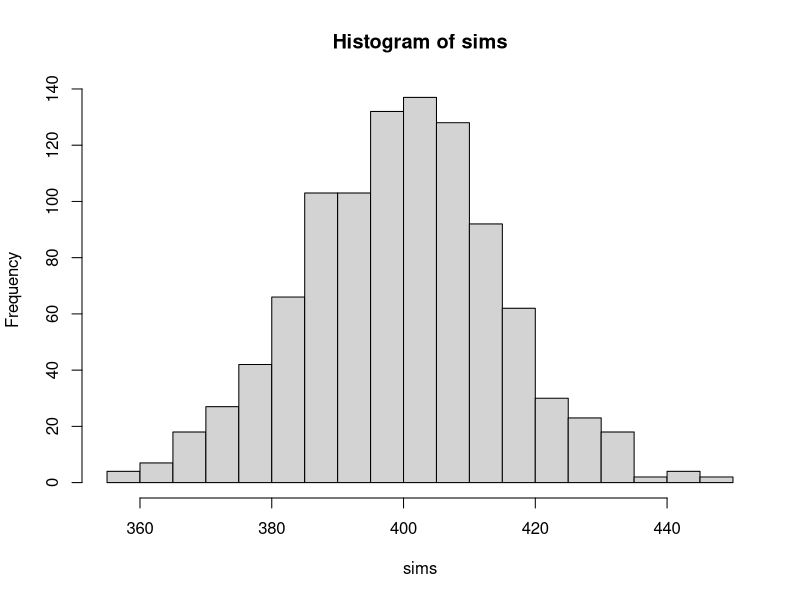
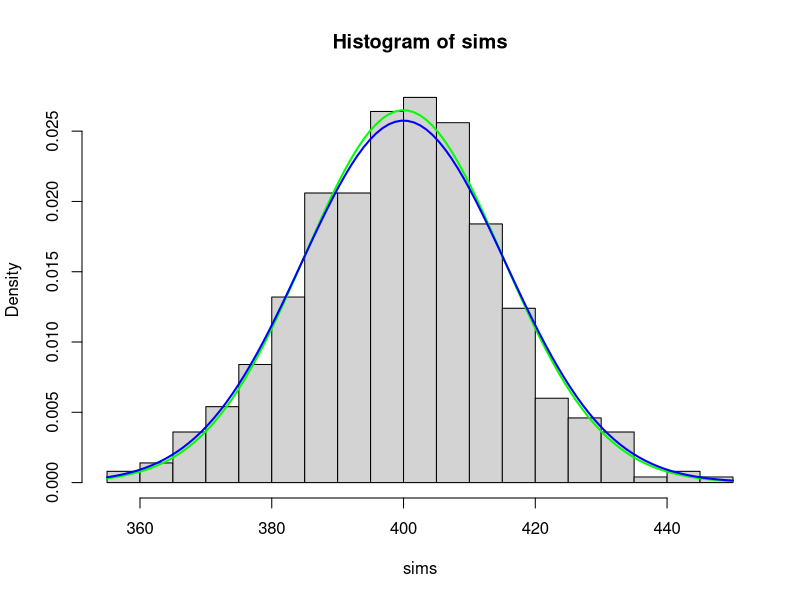
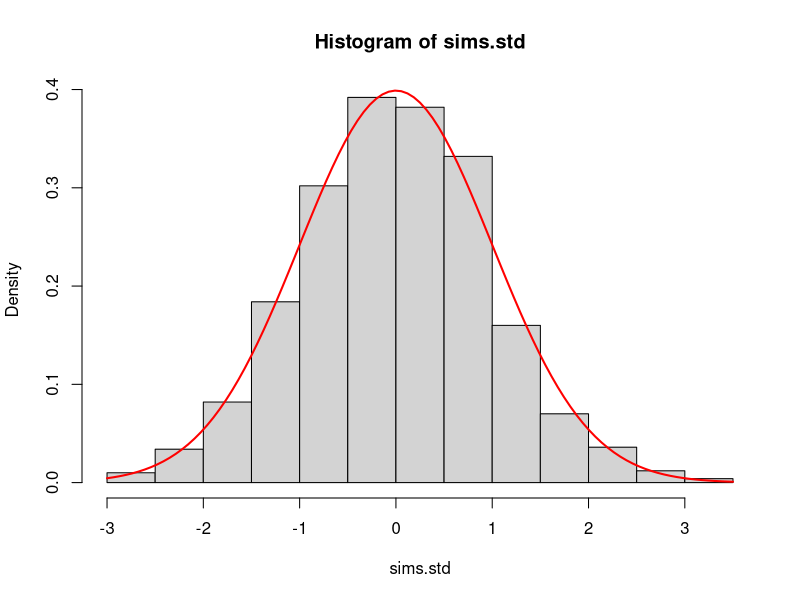

Write the R code that produced these figures, in order.
trials=1000
suc=0.4

nsims=1000
sims=rbinom(nsims, size=trials, prob=suc)
hist(sims, 15)

#setting the area under the histogram to 1
hist(sims, 15, prob=TRUE)

#finding the parameters of the bell curve
#the empirical mean
mu.hat=mean(sims)
#the empirical standard deviation
sigma.hat=sd(sims)
#the fitted density
curve(dnorm(x, mean=mu.hat, sd=sigma.hat), add=TRUE, lwd=2, col="green")

#the theoretical mean
mu=trials*suc
#the theoretical standard deviation
sigma=sqrt(trials*suc*(1-suc))
#the theoretical density
curve(dnorm(x, mean=mu, sd=sigma), add=TRUE, lwd=2, col="blue")

#the standard unit version
sims.std=(sims-mu)/sigma
hist(sims.std, 20, prob=TRUE)
curve(dnorm(x), add=TRUE, lwd=2, col="red")
